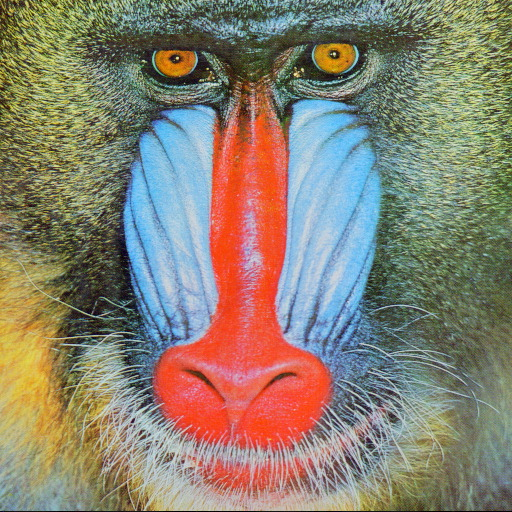
#> input picture data/baboon.jpg, 512 x 512 px
$ python 13-hsv_color.py
#> lines starting #> are read from the running program, lines starting #| are printed output that depends on the picture; after the words box and inside, x2 and y2 are one past the last pixel; in counts of white or black regions, pixels touching at a corner belong together
import cv2
import numpy as np

def nothing(x):
    pass

image = cv2.imread('data/baboon.jpg')
#> image is the input picture: shape (512, 512, 3); mean B, G, R 112.9, 129.1, 137.1

hsv = cv2.cvtColor(image, cv2.COLOR_BGR2HSV)
#> hsv: shape (512, 512, 3); mean H, S, V 58.3, 93.4, 158.1

cv2.namedWindow("HSV")
cv2.createTrackbar("H Min", "HSV", 0, 179, nothing)
#> slider 'H Min' is set to 35
cv2.createTrackbar("S Min", "HSV", 0, 255, nothing)
#> slider 'S Min' is set to 51
cv2.createTrackbar("V Min", "HSV", 0, 255, nothing)
#> slider 'V Min' is set to 51

cv2.createTrackbar("H Max", "HSV", 179, 179, nothing)
cv2.createTrackbar("S Max", "HSV", 255, 255, nothing)
cv2.createTrackbar("V Max", "HSV", 255, 255, nothing)

while True:

    h_min = cv2.getTrackbarPos("H Min", "HSV")
    s_min = cv2.getTrackbarPos("S Min", "HSV")
    v_min = cv2.getTrackbarPos("V Min", "HSV")

    h_max = cv2.getTrackbarPos("H Max", "HSV")
    s_max = cv2.getTrackbarPos("S Max", "HSV")
    v_max = cv2.getTrackbarPos("V Max", "HSV")

    # Hue in the range of [0, 179], Sat & Value in range of [0, 255]
    lower = np.array([h_min, s_min, v_min])
    upper = np.array([h_max, s_max, v_max])

    mask = cv2.inRange(hsv, lower, upper)
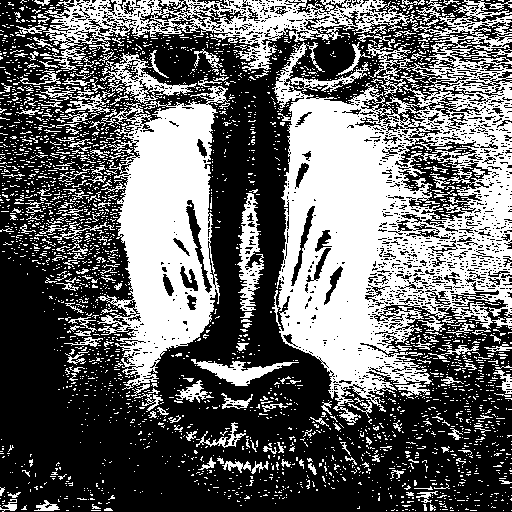
#> mask: shape (512, 512); 40.3% white; 2970 white regions (2753 under 20 px), largest, box (x1, y1, x2, y2) and area: (272, 42, 512, 425) 48646, (97, 50, 230, 390) 21851, (43, 0, 417, 71) 9070
    result = cv2.bitwise_and(image, image, mask=mask)
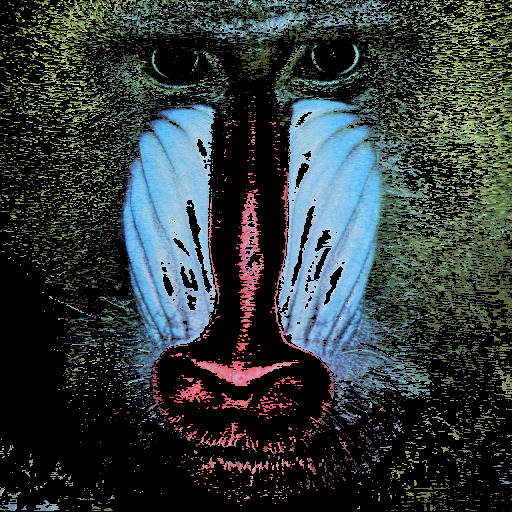
#> result: shape (512, 512, 3); mean B, G, R 56.3, 56.6, 47.3
    cv2.imshow("Original", image)
    cv2.imshow('Result', result)
    if cv2.waitKey(1) == ord('q'):
#> (key q is pressed here)
        break

cv2.destroyAllWindows()
